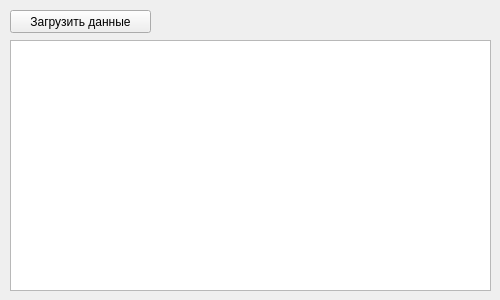
<?xml version="1.0" encoding="UTF-8"?>
<ui version="4.0">
 <class>Form</class>
 <widget class="QWidget" name="Form">
  <property name="geometry">
   <rect>
    <x>0</x>
    <y>0</y>
    <width>500</width>
    <height>300</height>
   </rect>
  </property>
  <property name="windowTitle">
   <string>Form</string>
  </property>
  <widget class="QPushButton" name="pushButton">
   <property name="geometry">
    <rect>
     <x>10</x>
     <y>10</y>
     <width>141</width>
     <height>23</height>
    </rect>
   </property>
   <property name="text">
    <string>Загрузить данные</string>
   </property>
  </widget>
  <widget class="QTableWidget" name="tableWidget">
   <property name="geometry">
    <rect>
     <x>10</x>
     <y>40</y>
     <width>481</width>
     <height>251</height>
    </rect>
   </property>
  </widget>
 </widget>
 <resources/>
 <connections/>
</ui>
